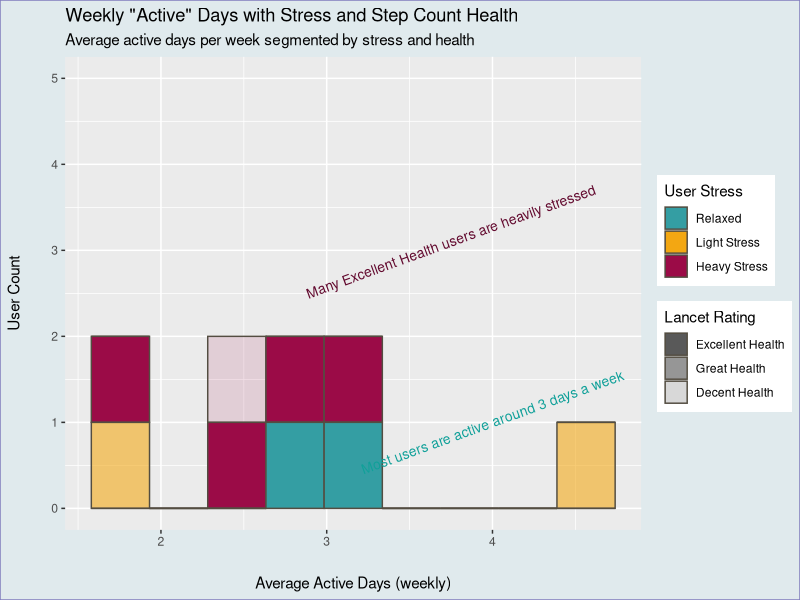

Source code (R):
# Install necessary packages
install.packages("ggplot2")
install.packages("readr")
install.packages("tidyverse")
library("readr")
library("ggplot2")
library("tidyverse")

# Boot up our SQL tables
sleep_stress <- read_csv('heartrate_sleep_stress.csv')
user_activity<- read_csv('user_activity_summary.csv')

# Create new joint table from join of sleep/stress and activity
stress_vs_activity <- sleep_stress %>% 
  
  
# Set up case for new stress labels
  mutate(stress_level = case_when(
    light_stress_count > 0 & heavy_stress_count == 0 ~ 'Light Stress',
    heavy_stress_count > 0 & light_stress_count == 0 ~ 'Heavy Stress',
    heavy_stress_count > 0 & light_stress_count > 0 ~ 'Heavy Stress',
    heavy_stress_count > 0 ~ 'Heavy Stress',
    TRUE ~ 'Relaxed'
  )) %>% 
  
# # Reorder Stress Levels legend with Relaxed at the top 
#   mutate(stress_vs_activity$stress_level <- factor(
#     stress_vs_activity$stress_level,
#     levels = c('Relaxed',
#                'Light Stress',
#                'Heavy Stress')
#   )) %>%
  
  # mutate(stress_vs_activity$lancet_rating <- factor(
  #   stress_vs_activity$lancet_rating,
  #   levels = c('Excellent Health',
  #              'Great Health',
  #              'Decent Health',
  #              'Health At Risk')
  # )) %>% 
  
# Join the 2 tables prioritizing 9 users found in stress table
  left_join(user_activity, by = c('user_id' = 'Id')) %>%
                          # Use vector at 'by' section when 
                          # matching data is named differently

  
# Ensures we are grouping the new table by the 9 users with stress data
  group_by(user_id)


# Create histogram showing how many active days per week vs. stress
ggplot(data = stress_vs_activity)+
  geom_histogram(mapping = aes(x = avg_wk_active_days,
                               fill = stress_level,
                               alpha = lancet_rating),
                 bins = 10,
                 color = '#534D41')+
  
# Order and label Stress Levels legend, then add colors
  scale_fill_manual(
    name = 'User Stress',
# Add breaks to ensure order does not get randomly alphabetized    
    breaks = c('Relaxed','Light Stress', 'Heavy Stress'),
    values = c('Relaxed' = '#349EA3',
               'Light Stress' = '#F3A712',
               'Heavy Stress' = '#9B0B47')
  )+
  
# Order and label Stress Levels legend, then add colors
  scale_alpha_manual(
    name = 'Lancet Rating',
# Add breaks to ensure order does not get randomly alphabetized
    breaks = c('Excellent Health',
               'Great Health',
               'Decent Health'),
    values = c('Excellent Health' = 1.0,
               'Great Health' = 0.58,
               'Decent Health' = 0.13),
    drop = FALSE
  )+

  
    
# Force the y axis to max out at 4000
   ylim(0, 5)+
  
# Add space for the axis titles
  theme(
    axis.title.y = element_text(
      margin = margin(t = 0, r = 20, b = 0, l = 0)),
    axis.title.x = element_text(
      margin = margin(t = 20, r = 0, b = 0, l = 0)),
    
# Add color to outside of the grid
    plot.background = element_rect(
      color = '#7D7ABC', fill = '#E0EAED'),
  )+
  
 # Add labels for Viz Title and Axis Titles
labs(
  title = 'Weekly \"Active\" Days with Stress and Step Count Health', 
  subtitle = 'Average active days per week segmented by stress and health',
  x = 'Average Active Days (weekly)',
  y = 'User Count'
  )+
  
# Make comments around interesting plot points
  annotate('text', x = 4, y =1.0,
     label = 'Most users are active around 3 days a week',
     fontface = 'plain', size = 3.5, color = '#10A099',
     angle = 20)+
  annotate('text', x = 3.75, y = 3.1,
     label = 'Many Excellent Health users are heavily stressed',
     fontface = 'plain', size = 3.5, color = '#62092E',
     angle = 20)
  
  
  
